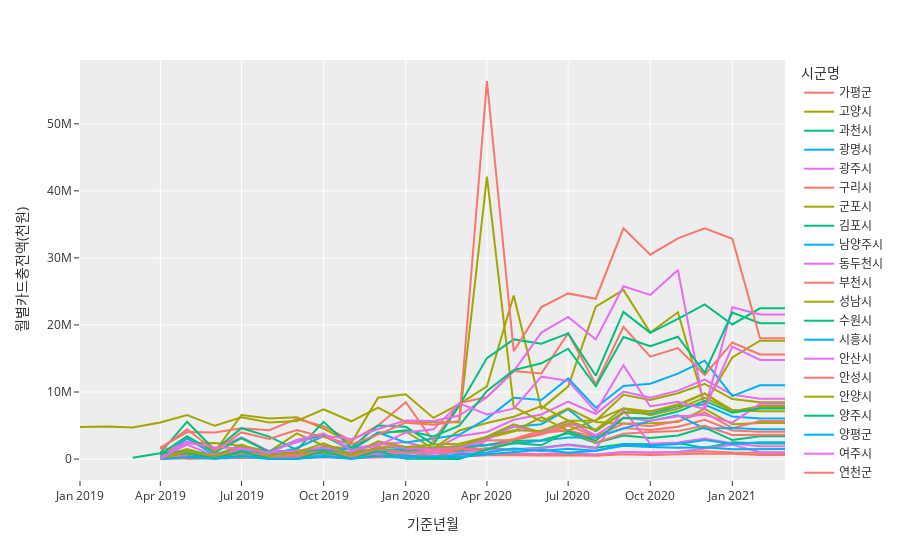

The cell this chart's notebook holds for it:
### Code cell
fig = px.line(data, x="기준년월", y="월별카드충전액(천원)", color='시군명')
fig.show()

### Figure 1 — Plotly figure (JSON) as saved in the notebook; plotly's stock layout.template omitted (floating-point values rounded to 4 significant figures)
{"data": [{"hovertemplate": "시군명=가평군<br>기준년월=%{x}<br>월별카드충전액(천원)=%{y}<extra></extra>", "legendgroup": "가평군", "line": {"color": "#F8766D", "dash": "solid"}, "mode": "lines", "name": "가평군", "orientation": "v", "showlegend": true, "type": "scatter", "x": ["2021-03", "2021-02", "2021-01", "2020-12", "2020-11", "2020-10", "2020-09", "2020-08", "2020-07", "2020-06", "2020-05", "2020-04", "2020-03", "2020-02", "2020-01", "2019-12", "2019-11", "2019-10", "2019-09", "2019-08", "2019-07", "2019-06", "2019-05", "2019-04", "2019-03", "2019-02", "2019-01"], "xaxis": "x", "y": [912711, 912711, 992759, 1177615, 1014259, 921618, 1052610, 597319, 676234, 616944, 713833, 639698, 389311, 180458, 288742, 247214, 139483, 257462, 233151, 100956, 207542, 84932, 109979, 8870, null, null, null], "yaxis": "y"}, {"hovertemplate": "시군명=고양시<br>기준년월=%{x}<br>월별카드충전액(천원)=%{y}<extra></extra>", "legendgroup": "고양시", "line": {"color": "#A3A500", "dash": "solid"}, "mode": "lines", "name": "고양시", "orientation": "v", "showlegend": true, "type": "scatter", "x": ["2021-03", "2021-02", "2021-01", "2020-12", "2020-11", "2020-10", "2020-09", "2020-08", "2020-07", "2020-06", "2020-05", "2020-04", "2020-03", "2020-02", "2020-01", "2019-12", "2019-11", "2019-10", "2019-09", "2019-08", "2019-07", "2019-06", "2019-05", "2019-04", "2019-03", "2019-02", "2019-01"], "xaxis": "x", "y": [17652128, 17652128, 15152425, 8159264, 21892388, 18871423, 25220665, 22718749, 10801299, 7521775, 24391234, 10835285, 8183828, 6134958, 9669657, 9138695, 2397604, 4542746, 6220822, 6035427, 6565309, 1094818, 3133495, 9255, null, null, null], "yaxis": "y"}, {"hovertemplate": "시군명=과천시<br>기준년월=%{x}<br>월별카드충전액(천원)=%{y}<extra></extra>", "legendgroup": "과천시", "line": {"color": "#00BF7D", "dash": "solid"}, "mode": "lines", "name": "과천시", "orientation": "v", "showlegend": true, "type": "scatter", "x": ["2021-03", "2021-02", "2021-01", "2020-12", "2020-11", "2020-10", "2020-09", "2020-08", "2020-07", "2020-06", "2020-05", "2020-04", "2020-03", "2020-02", "2020-01", "2019-12", "2019-11", "2019-10", "2019-09", "2019-08", "2019-07", "2019-06", "2019-05", "2019-04", "2019-03", "2019-02", "2019-01"], "xaxis": "x", "y": [2315752, 2315752, 2509252, 1651913, 2409712, 2224257, 2231788, 1696814, 2173031, 1676340, 1390776, 1617007, 1147878, 381205, 1107789, 492514, 304364, 786699, 866317, 242187, 361577, 163510, 738301, 25376, null, null, null], "yaxis": "y"}, {"hovertemplate": "시군명=광명시<br>기준년월=%{x}<br>월별카드충전액(천원)=%{y}<extra></extra>", "legendgroup": "광명시", "line": {"color": "#00B0F6", "dash": "solid"}, "mode": "lines", "name": "광명시", "orientation": "v", "showlegend": true, "type": "scatter", "x": ["2021-03", "2021-02", "2021-01", "2020-12", "2020-11", "2020-10", "2020-09", "2020-08", "2020-07", "2020-06", "2020-05", "2020-04", "2020-03", "2020-02", "2020-01", "2019-12", "2019-11", "2019-10", "2019-09", "2019-08", "2019-07", "2019-06", "2019-05", "2019-04", "2019-03", "2019-02", "2019-01"], "xaxis": "x", "y": [6043489, 6043489, 6346190, 8118857, 7880494, 6729996, 7013531, 4151462, 7448631, 5191954, 4820262, 3323583, 1816691, 1712842, 1460775, 1307969, 524585, 1349211, 497664, 628310, 1693869, 354583, 1010098, 502905, null, null, null], "yaxis": "y"}, {"hovertemplate": "시군명=광주시<br>기준년월=%{x}<br>월별카드충전액(천원)=%{y}<extra></extra>", "legendgroup": "광주시", "line": {"color": "#E76BF3", "dash": "solid"}, "mode": "lines", "name": "광주시", "orientation": "v", "showlegend": true, "type": "scatter", "x": ["2021-03", "2021-02", "2021-01", "2020-12", "2020-11", "2020-10", "2020-09", "2020-08", "2020-07", "2020-06", "2020-05", "2020-04", "2020-03", "2020-02", "2020-01", "2019-12", "2019-11", "2019-10", "2019-09", "2019-08", "2019-07", "2019-06", "2019-05", "2019-04", "2019-03", "2019-02", "2019-01"], "xaxis": "x", "y": [9002159, 9002159, 9606261, 11846680, 10205139, 9149383, 10053666, 6723209, 8568562, 6643099, 5864519, 4030085, 3417305, 1412908, 2554825, 2185166, 1568215, 1897470, 720675, 378842, 1067973, 388335, 1140948, 79277, null, null, null], "yaxis": "y"}, {"hovertemplate": "시군명=구리시<br>기준년월=%{x}<br>월별카드충전액(천원)=%{y}<extra></extra>", "legendgroup": "구리시", "line": {"color": "#F8766D", "dash": "solid"}, "mode": "lines", "name": "구리시", "orientation": "v", "showlegend": true, "type": "scatter", "x": ["2021-03", "2021-02", "2021-01", "2020-12", "2020-11", "2020-10", "2020-09", "2020-08", "2020-07", "2020-06", "2020-05", "2020-04", "2020-03", "2020-02", "2020-01", "2019-12", "2019-11", "2019-10", "2019-09", "2019-08", "2019-07", "2019-06", "2019-05", "2019-04", "2019-03", "2019-02", "2019-01"], "xaxis": "x", "y": [4062873, 4062873, 4255590, 5865095, 4824203, 4340830, 4636510, 3169232, 4307178, 4262372, 2985817, 2039056, 1573624, 779041, 958042, 1206967, 263086, 1106018, 591082, 195288, 801086, 509439, 693291, null, null, null, null], "yaxis": "y"}, {"hovertemplate": "시군명=군포시<br>기준년월=%{x}<br>월별카드충전액(천원)=%{y}<extra></extra>", "legendgroup": "군포시", "line": {"color": "#A3A500", "dash": "solid"}, "mode": "lines", "name": "군포시", "orientation": "v", "showlegend": true, "type": "scatter", "x": ["2021-03", "2021-02", "2021-01", "2020-12", "2020-11", "2020-10", "2020-09", "2020-08", "2020-07", "2020-06", "2020-05", "2020-04", "2020-03", "2020-02", "2020-01", "2019-12", "2019-11", "2019-10", "2019-09", "2019-08", "2019-07", "2019-06", "2019-05", "2019-04", "2019-03", "2019-02", "2019-01"], "xaxis": "x", "y": [8468384, 8468384, 8951603, 11206381, 9813402, 8822107, 9592961, 5704424, 5737778, 7907352, 6310698, 5374339, 4263997, 1510611, 4112492, 3962529, 1442764, 1987328, 3840776, 1112362, 1980499, 2379979, 2341957, 736934, null, null, null], "yaxis": "y"}, {"hovertemplate": "시군명=김포시<br>기준년월=%{x}<br>월별카드충전액(천원)=%{y}<extra></extra>", "legendgroup": "김포시", "line": {"color": "#00BF7D", "dash": "solid"}, "mode": "lines", "name": "김포시", "orientation": "v", "showlegend": true, "type": "scatter", "x": ["2021-03", "2021-02", "2021-01", "2020-12", "2020-11", "2020-10", "2020-09", "2020-08", "2020-07", "2020-06", "2020-05", "2020-04", "2020-03", "2020-02", "2020-01", "2019-12", "2019-11", "2019-10", "2019-09", "2019-08", "2019-07", "2019-06", "2019-05", "2019-04", "2019-03", "2019-02", "2019-01"], "xaxis": "x", "y": [null, null, null, null, null, null, null, null, null, null, null, null, null, null, null, null, null, null, null, null, null, null, null, null, null, null, null], "yaxis": "y"}, {"hovertemplate": "시군명=남양주시<br>기준년월=%{x}<br>월별카드충전액(천원)=%{y}<extra></extra>", "legendgroup": "남양주시", "line": {"color": "#00B0F6", "dash": "solid"}, "mode": "lines", "name": "남양주시", "orientation": "v", "showlegend": true, "type": "scatter", "x": ["2021-03", "2021-02", "2021-01", "2020-12", "2020-11", "2020-10", "2020-09", "2020-08", "2020-07", "2020-06", "2020-05", "2020-04", "2020-03", "2020-02", "2020-01", "2019-12", "2019-11", "2019-10", "2019-09", "2019-08", "2019-07", "2019-06", "2019-05", "2019-04", "2019-03", "2019-02", "2019-01"], "xaxis": "x", "y": [11003701, 11003701, 9384739, 14678545, 12737052, 11228473, 10885317, 7655048, 12018669, 8817257, 9153440, 6028294, 3607498, 3016233, 2468440, 3936730, 1571787, 3434683, 1644304, 645594, 2021227, 601904, 3084237, 188922, null, null, null], "yaxis": "y"}, {"hovertemplate": "시군명=동두천시<br>기준년월=%{x}<br>월별카드충전액(천원)=%{y}<extra></extra>", "legendgroup": "동두천시", "line": {"color": "#E76BF3", "dash": "solid"}, "mode": "lines", "name": "동두천시", "orientation": "v", "showlegend": true, "type": "scatter", "x": ["2021-03", "2021-02", "2021-01", "2020-12", "2020-11", "2020-10", "2020-09", "2020-08", "2020-07", "2020-06", "2020-05", "2020-04", "2020-03", "2020-02", "2020-01", "2019-12", "2019-11", "2019-10", "2019-09", "2019-08", "2019-07", "2019-06", "2019-05", "2019-04", "2019-03", "2019-02", "2019-01"], "xaxis": "x", "y": [1015736, 1015736, 2146587, 1600360, 1055921, 959612, 1045748, 677602, 951445, 752878, 844959, 631372, 378383, 336796, 495930, 461713, 224000, 438698, 250040, 102446, 344792, 113310, 383375, 264234, null, null, null], "yaxis": "y"}, {"hovertemplate": "시군명=부천시<br>기준년월=%{x}<br>월별카드충전액(천원)=%{y}<extra></extra>", "legendgroup": "부천시", "line": {"color": "#F8766D", "dash": "solid"}, "mode": "lines", "name": "부천시", "orientation": "v", "showlegend": true, "type": "scatter", "x": ["2021-03", "2021-02", "2021-01", "2020-12", "2020-11", "2020-10", "2020-09", "2020-08", "2020-07", "2020-06", "2020-05", "2020-04", "2020-03", "2020-02", "2020-01", "2019-12", "2019-11", "2019-10", "2019-09", "2019-08", "2019-07", "2019-06", "2019-05", "2019-04", "2019-03", "2019-02", "2019-01"], "xaxis": "x", "y": [15601117, 15601117, 17389108, 12533199, 16560102, 15281675, 19720378, 11113717, 18772814, 12756614, 13126259, 9257889, 8353762, 2653130, 8489107, 5009354, 2744022, 4895479, 5983853, 4297625, 4603626, 3963683, 4024162, 1714964, null, null, null], "yaxis": "y"}, {"hovertemplate": "시군명=성남시<br>기준년월=%{x}<br>월별카드충전액(천원)=%{y}<extra></extra>", "legendgroup": "성남시", "line": {"color": "#A3A500", "dash": "solid"}, "mode": "lines", "name": "성남시", "orientation": "v", "showlegend": true, "type": "scatter", "x": ["2021-03", "2021-02", "2021-01", "2020-12", "2020-11", "2020-10", "2020-09", "2020-08", "2020-07", "2020-06", "2020-05", "2020-04", "2020-03", "2020-02", "2020-01", "2019-12", "2019-11", "2019-10", "2019-09", "2019-08", "2019-07", "2019-06", "2019-05", "2019-04", "2019-03", "2019-02", "2019-01"], "xaxis": "x", "y": [5392820, 5392820, 5184080, 7484129, 5512400, 5340648, 5311670, 5528650, 7554823, 5619270, 7785730, 42113040, 5474630, 5483070, 5502150, 7684540, 5633310, 7422980, 5669277, 5447710, 6224430, 4957850, 6557190, 5464570, 4712220, 4861360, 4792280], "yaxis": "y"}, {"hovertemplate": "시군명=수원시<br>기준년월=%{x}<br>월별카드충전액(천원)=%{y}<extra></extra>", "legendgroup": "수원시", "line": {"color": "#00BF7D", "dash": "solid"}, "mode": "lines", "name": "수원시", "orientation": "v", "showlegend": true, "type": "scatter", "x": ["2021-03", "2021-02", "2021-01", "2020-12", "2020-11", "2020-10", "2020-09", "2020-08", "2020-07", "2020-06", "2020-05", "2020-04", "2020-03", "2020-02", "2020-01", "2019-12", "2019-11", "2019-10", "2019-09", "2019-08", "2019-07", "2019-06", "2019-05", "2019-04", "2019-03", "2019-02", "2019-01"], "xaxis": "x", "y": [22486684, 22486684, 20073612, 23074013, 20901335, 18829900, 21953819, 12432450, 18748065, 17209653, 17845709, 15060595, 7967046, 2178828, 4803386, 5005054, 1706971, 5550020, 1372844, 3339872, 4603370, 1344420, 5567256, 924101, null, null, null], "yaxis": "y"}, {"hovertemplate": "시군명=시흥시<br>기준년월=%{x}<br>월별카드충전액(천원)=%{y}<extra></extra>", "legendgroup": "시흥시", "line": {"color": "#00B0F6", "dash": "solid"}, "mode": "lines", "name": "시흥시", "orientation": "v", "showlegend": true, "type": "scatter", "x": ["2021-03", "2021-02", "2021-01", "2020-12", "2020-11", "2020-10", "2020-09", "2020-08", "2020-07", "2020-06", "2020-05", "2020-04", "2020-03", "2020-02", "2020-01", "2019-12", "2019-11", "2019-10", "2019-09", "2019-08", "2019-07", "2019-06", "2019-05", "2019-04", "2019-03", "2019-02", "2019-01"], "xaxis": "x", "y": [null, null, null, null, null, null, null, null, null, null, null, null, null, null, null, null, null, null, null, null, null, null, null, null, null, null, null], "yaxis": "y"}, {"hovertemplate": "시군명=안산시<br>기준년월=%{x}<br>월별카드충전액(천원)=%{y}<extra></extra>", "legendgroup": "안산시", "line": {"color": "#E76BF3", "dash": "solid"}, "mode": "lines", "name": "안산시", "orientation": "v", "showlegend": true, "type": "scatter", "x": ["2021-03", "2021-02", "2021-01", "2020-12", "2020-11", "2020-10", "2020-09", "2020-08", "2020-07", "2020-06", "2020-05", "2020-04", "2020-03", "2020-02", "2020-01", "2019-12", "2019-11", "2019-10", "2019-09", "2019-08", "2019-07", "2019-06", "2019-05", "2019-04", "2019-03", "2019-02", "2019-01"], "xaxis": "x", "y": [21556181, 21556181, 22651240, 7370592, 28198480, 24471608, 25777983, 17843945, 21188807, 18862867, 13076645, 9215535, 6497630, 5662230, 5766763, 4484943, 2978537, 3490030, 2494642, 1190963, 3227235, 1534064, 2613431, 583352, null, null, null], "yaxis": "y"}, {"hovertemplate": "시군명=안성시<br>기준년월=%{x}<br>월별카드충전액(천원)=%{y}<extra></extra>", "legendgroup": "안성시", "line": {"color": "#F8766D", "dash": "solid"}, "mode": "lines", "name": "안성시", "orientation": "v", "showlegend": true, "type": "scatter", "x": ["2021-03", "2021-02", "2021-01", "2020-12", "2020-11", "2020-10", "2020-09", "2020-08", "2020-07", "2020-06", "2020-05", "2020-04", "2020-03", "2020-02", "2020-01", "2019-12", "2019-11", "2019-10", "2019-09", "2019-08", "2019-07", "2019-06", "2019-05", "2019-04", "2019-03", "2019-02", "2019-01"], "xaxis": "x", "y": [5682171, 5682171, 4602215, 6977812, 5662632, 4887867, 5295759, 3370742, 4979607, 3646703, 2845198, 2776812, 734522, 1669644, 708225, 1560644, 971395, 1413092, 933084, 807575, 855696, 782853, 810440, 1804331, null, null, null], "yaxis": "y"}, {"hovertemplate": "시군명=안양시<br>기준년월=%{x}<br>월별카드충전액(천원)=%{y}<extra></extra>", "legendgroup": "안양시", "line": {"color": "#A3A500", "dash": "solid"}, "mode": "lines", "name": "안양시", "orientation": "v", "showlegend": true, "type": "scatter", "x": ["2021-03", "2021-02", "2021-01", "2020-12", "2020-11", "2020-10", "2020-09", "2020-08", "2020-07", "2020-06", "2020-05", "2020-04", "2020-03", "2020-02", "2020-01", "2019-12", "2019-11", "2019-10", "2019-09", "2019-08", "2019-07", "2019-06", "2019-05", "2019-04", "2019-03", "2019-02", "2019-01"], "xaxis": "x", "y": [7897018, 7897018, 7045307, 9778849, 8133476, 7079945, 7571997, 4399286, 5276632, 3966595, 5164938, 3377332, 1477750, 158693, 171461, 1808695, 199250, 1795750, 173000, 227500, 1845500, 308500, 1509000, 293500, null, null, null], "yaxis": "y"}, {"hovertemplate": "시군명=양주시<br>기준년월=%{x}<br>월별카드충전액(천원)=%{y}<extra></extra>", "legendgroup": "양주시", "line": {"color": "#00BF7D", "dash": "solid"}, "mode": "lines", "name": "양주시", "orientation": "v", "showlegend": true, "type": "scatter", "x": ["2021-03", "2021-02", "2021-01", "2020-12", "2020-11", "2020-10", "2020-09", "2020-08", "2020-07", "2020-06", "2020-05", "2020-04", "2020-03", "2020-02", "2020-01", "2019-12", "2019-11", "2019-10", "2019-09", "2019-08", "2019-07", "2019-06", "2019-05", "2019-04", "2019-03", "2019-02", "2019-01"], "xaxis": "x", "y": [3394909, 3394909, 2831340, 4690113, 3509422, 3155274, 3503381, 2397948, 3831679, 2810880, 2698361, 2079792, 1681244, 1629848, 1173914, 1531699, 952888, 1514663, 933524, 856207, 1312669, 695342, 1159251, 857718, 198393, null, null], "yaxis": "y"}, {"hovertemplate": "시군명=양평군<br>기준년월=%{x}<br>월별카드충전액(천원)=%{y}<extra></extra>", "legendgroup": "양평군", "line": {"color": "#00B0F6", "dash": "solid"}, "mode": "lines", "name": "양평군", "orientation": "v", "showlegend": true, "type": "scatter", "x": ["2021-03", "2021-02", "2021-01", "2020-12", "2020-11", "2020-10", "2020-09", "2020-08", "2020-07", "2020-06", "2020-05", "2020-04", "2020-03", "2020-02", "2020-01", "2019-12", "2019-11", "2019-10", "2019-09", "2019-08", "2019-07", "2019-06", "2019-05", "2019-04", "2019-03", "2019-02", "2019-01"], "xaxis": "x", "y": [4462006, 4462006, 4616132, 4525305, 6538877, 5697470, 4550837, 3215380, 3227473, 2709206, 2315457, 2164797, 1915783, 1609408, 1637036, 1013003, 1446367, 1518279, 1235291, 1164071, 1264227, 779032, 848719, 182459, null, null, null], "yaxis": "y"}, {"hovertemplate": "시군명=여주시<br>기준년월=%{x}<br>월별카드충전액(천원)=%{y}<extra></extra>", "legendgroup": "여주시", "line": {"color": "#E76BF3", "dash": "solid"}, "mode": "lines", "name": "여주시", "orientation": "v", "showlegend": true, "type": "scatter", "x": ["2021-03", "2021-02", "2021-01", "2020-12", "2020-11", "2020-10", "2020-09", "2020-08", "2020-07", "2020-06", "2020-05", "2020-04", "2020-03", "2020-02", "2020-01", "2019-12", "2019-11", "2019-10", "2019-09", "2019-08", "2019-07", "2019-06", "2019-05", "2019-04", "2019-03", "2019-02", "2019-01"], "xaxis": "x", "y": [1903007, 1903007, 2304987, 3067630, 2454130, 2293352, 7305423, 1600221, 2102508, 1615056, 1506648, 1385591, 978128, 874298, 905921, 775816, 459288, 527412, 273927, 236932, 470931, 204306, 352931, 232163, null, null, null], "yaxis": "y"}, {"hovertemplate": "시군명=연천군<br>기준년월=%{x}<br>월별카드충전액(천원)=%{y}<extra></extra>", "legendgroup": "연천군", "line": {"color": "#F8766D", "dash": "solid"}, "mode": "lines", "name": "연천군", "orientation": "v", "showlegend": true, "type": "scatter", "x": ["2021-03", "2021-02", "2021-01", "2020-12", "2020-11", "2020-10", "2020-09", "2020-08", "2020-07", "2020-06", "2020-05", "2020-04", "2020-03", "2020-02", "2020-01", "2019-12", "2019-11", "2019-10", "2019-09", "2019-08", "2019-07", "2019-06", "2019-05", "2019-04", "2019-03", "2019-02", "2019-01"], "xaxis": "x", "y": [597385, 597385, 787564, 835644, 716380, 612653, 701049, 488162, 583525, 525743, 583292, 566886, 420566, 378915, 550993, 588724, 318329, 416897, 395582, 346478, 363698, 285454, 36993, null, null, null, null], "yaxis": "y"}, {"hovertemplate": "시군명=오산시<br>기준년월=%{x}<br>월별카드충전액(천원)=%{y}<extra></extra>", "legendgroup": "오산시", "line": {"color": "#A3A500", "dash": "solid"}, "mode": "lines", "name": "오산시", "orientation": "v", "showlegend": true, "type": "scatter", "x": ["2021-03", "2021-02", "2021-01", "2020-12", "2020-11", "2020-10", "2020-09", "2020-08", "2020-07", "2020-06", "2020-05", "2020-04", "2020-03", "2020-02", "2020-01", "2019-12", "2019-11", "2019-10", "2019-09", "2019-08", "2019-07", "2019-06", "2019-05", "2019-04", "2019-03", "2019-02", "2019-01"], "xaxis": "x", "y": [7740070, 7740070, 7185350, 9152554, 7498464, 6527503, 7542900, 5805637, 4222140, 6245973, 4115448, 3117247, 1941929, 1608132, 1782982, 1744017, 577092, 976912, 1036998, 410670, 839823, 347162, 1142898, 305350, null, null, null], "yaxis": "y"}, {"hovertemplate": "시군명=용인시<br>기준년월=%{x}<br>월별카드충전액(천원)=%{y}<extra></extra>", "legendgroup": "용인시", "line": {"color": "#00BF7D", "dash": "solid"}, "mode": "lines", "name": "용인시", "orientation": "v", "showlegend": true, "type": "scatter", "x": ["2021-03", "2021-02", "2021-01", "2020-12", "2020-11", "2020-10", "2020-09", "2020-08", "2020-07", "2020-06", "2020-05", "2020-04", "2020-03", "2020-02", "2020-01", "2019-12", "2019-11", "2019-10", "2019-09", "2019-08", "2019-07", "2019-06", "2019-05", "2019-04", "2019-03", "2019-02", "2019-01"], "xaxis": "x", "y": [20271369, 20271369, 21857304, 12873555, 18248514, 16837933, 18206706, 10857851, 16461789, 14282076, 13264697, 10157656, 4982018, 3361100, 4286526, 3778756, 1341027, 3541329, 2851679, 1065818, 3105145, 983380, 3419623, 685295, null, null, null], "yaxis": "y"}, {"hovertemplate": "시군명=의왕시<br>기준년월=%{x}<br>월별카드충전액(천원)=%{y}<extra></extra>", "legendgroup": "의왕시", "line": {"color": "#00B0F6", "dash": "solid"}, "mode": "lines", "name": "의왕시", "orientation": "v", "showlegend": true, "type": "scatter", "x": ["2021-03", "2021-02", "2021-01", "2020-12", "2020-11", "2020-10", "2020-09", "2020-08", "2020-07", "2020-06", "2020-05", "2020-04", "2020-03", "2020-02", "2020-01", "2019-12", "2019-11", "2019-10", "2019-09", "2019-08", "2019-07", "2019-06", "2019-05", "2019-04", "2019-03", "2019-02", "2019-01"], "xaxis": "x", "y": [2491445, 2491445, 2233364, 2823495, 2232009, 2014705, 2166563, 1247783, 1553640, 1204776, 1573650, 985907, 691978, 223442, 545033, 487104, 54250, 483750, 30500, 60750, 482500, 86500, 439750, null, null, null, null], "yaxis": "y"}, {"hovertemplate": "시군명=의정부시<br>기준년월=%{x}<br>월별카드충전액(천원)=%{y}<extra></extra>", "legendgroup": "의정부시", "line": {"color": "#E76BF3", "dash": "solid"}, "mode": "lines", "name": "의정부시", "orientation": "v", "showlegend": true, "type": "scatter", "x": ["2021-03", "2021-02", "2021-01", "2020-12", "2020-11", "2020-10", "2020-09", "2020-08", "2020-07", "2020-06", "2020-05", "2020-04", "2020-03", "2020-02", "2020-01", "2019-12", "2019-11", "2019-10", "2019-09", "2019-08", "2019-07", "2019-06", "2019-05", "2019-04", "2019-03", "2019-02", "2019-01"], "xaxis": "x", "y": [8238511, 8238511, 5425432, 6586938, 6387875, 5722700, 6186426, 3544572, 5615538, 3906858, 4900168, 2879002, 1644140, 1451096, 1562611, 2341192, 995490, 1674171, 1258233, 990462, 1529851, 452275, 2144866, 196508, null, null, null], "yaxis": "y"}, {"hovertemplate": "시군명=이천시<br>기준년월=%{x}<br>월별카드충전액(천원)=%{y}<extra></extra>", "legendgroup": "이천시", "line": {"color": "#F8766D", "dash": "solid"}, "mode": "lines", "name": "이천시", "orientation": "v", "showlegend": true, "type": "scatter", "x": ["2021-03", "2021-02", "2021-01", "2020-12", "2020-11", "2020-10", "2020-09", "2020-08", "2020-07", "2020-06", "2020-05", "2020-04", "2020-03", "2020-02", "2020-01", "2019-12", "2019-11", "2019-10", "2019-09", "2019-08", "2019-07", "2019-06", "2019-05", "2019-04", "2019-03", "2019-02", "2019-01"], "xaxis": "x", "y": [3633652, 3633652, 3582587, 4954730, 4167666, 4039983, 3787120, 2456137, 4255006, 3900291, 2874798, 1505235, 1505731, 1197195, 975970, 1457571, 400362, 1173344, 539571, 549626, 1029111, 738015, 576704, 277167, null, null, null], "yaxis": "y"}, {"hovertemplate": "시군명=파주시<br>기준년월=%{x}<br>월별카드충전액(천원)=%{y}<extra></extra>", "legendgroup": "파주시", "line": {"color": "#A3A500", "dash": "solid"}, "mode": "lines", "name": "파주시", "orientation": "v", "showlegend": true, "type": "scatter", "x": ["2021-03", "2021-02", "2021-01", "2020-12", "2020-11", "2020-10", "2020-09", "2020-08", "2020-07", "2020-06", "2020-05", "2020-04", "2020-03", "2020-02", "2020-01", "2019-12", "2019-11", "2019-10", "2019-09", "2019-08", "2019-07", "2019-06", "2019-05", "2019-04", "2019-03", "2019-02", "2019-01"], "xaxis": "x", "y": [7111915, 7111915, 7299304, 9775350, 7968702, 7079183, 6867186, 4218698, 5750125, 4195053, 4291716, 3350660, 2285789, 2167057, 1797790, 2656670, 675609, 2352711, 986988, 600001, 2143997, 429033, 1167228, 6890, null, null, null], "yaxis": "y"}, {"hovertemplate": "시군명=평택시<br>기준년월=%{x}<br>월별카드충전액(천원)=%{y}<extra></extra>", "legendgroup": "평택시", "line": {"color": "#00BF7D", "dash": "solid"}, "mode": "lines", "name": "평택시", "orientation": "v", "showlegend": true, "type": "scatter", "x": ["2021-03", "2021-02", "2021-01", "2020-12", "2020-11", "2020-10", "2020-09", "2020-08", "2020-07", "2020-06", "2020-05", "2020-04", "2020-03", "2020-02", "2020-01", "2019-12", "2019-11", "2019-10", "2019-09", "2019-08", "2019-07", "2019-06", "2019-05", "2019-04", "2019-03", "2019-02", "2019-01"], "xaxis": "x", "y": [7538562, 7538562, 6897027, 8673424, 7080197, 6098216, 6133641, 2734758, 4149789, 2048620, 2389156, 1419517, 18000, 23760, 59712, 1193695, 45750, 1181750, 10250, 49500, 1115500, 111500, 820000, null, null, null, null], "yaxis": "y"}, {"hovertemplate": "시군명=포천시<br>기준년월=%{x}<br>월별카드충전액(천원)=%{y}<extra></extra>", "legendgroup": "포천시", "line": {"color": "#00B0F6", "dash": "solid"}, "mode": "lines", "name": "포천시", "orientation": "v", "showlegend": true, "type": "scatter", "x": ["2021-03", "2021-02", "2021-01", "2020-12", "2020-11", "2020-10", "2020-09", "2020-08", "2020-07", "2020-06", "2020-05", "2020-04", "2020-03", "2020-02", "2020-01", "2019-12", "2019-11", "2019-10", "2019-09", "2019-08", "2019-07", "2019-06", "2019-05", "2019-04", "2019-03", "2019-02", "2019-01"], "xaxis": "x", "y": [1493885, 1493885, 1471569, 1754615, 1684121, 1795602, 1980494, 1234382, 954505, 1371460, 1032405, 719502, 253516, 402926, 148661, 472949, 48250, 357000, 43250, 46250, 346750, 89250, 277750, 15000, null, null, null], "yaxis": "y"}, {"hovertemplate": "시군명=하남시<br>기준년월=%{x}<br>월별카드충전액(천원)=%{y}<extra></extra>", "legendgroup": "하남시", "line": {"color": "#E76BF3", "dash": "solid"}, "mode": "lines", "name": "하남시", "orientation": "v", "showlegend": true, "type": "scatter", "x": ["2021-03", "2021-02", "2021-01", "2020-12", "2020-11", "2020-10", "2020-09", "2020-08", "2020-07", "2020-06", "2020-05", "2020-04", "2020-03", "2020-02", "2020-01", "2019-12", "2019-11", "2019-10", "2019-09", "2019-08", "2019-07", "2019-06", "2019-05", "2019-04", "2019-03", "2019-02", "2019-01"], "xaxis": "x", "y": [14783500, 14783500, 16786656, 7453124, 8547934, 7841706, 13978351, 7072406, 11668179, 12286334, 7519662, 6654288, 8309745, 4428066, 3964313, 1969308, 1338598, 3819018, 2798078, 924288, 1621539, 1759139, 2415632, 13630, null, null, null], "yaxis": "y"}, {"hovertemplate": "시군명=화성시<br>기준년월=%{x}<br>월별카드충전액(천원)=%{y}<extra></extra>", "legendgroup": "화성시", "line": {"color": "#F8766D", "dash": "solid"}, "mode": "lines", "name": "화성시", "orientation": "v", "showlegend": true, "type": "scatter", "x": ["2021-03", "2021-02", "2021-01", "2020-12", "2020-11", "2020-10", "2020-09", "2020-08", "2020-07", "2020-06", "2020-05", "2020-04", "2020-03", "2020-02", "2020-01", "2019-12", "2019-11", "2019-10", "2019-09", "2019-08", "2019-07", "2019-06", "2019-05", "2019-04", "2019-03", "2019-02", "2019-01"], "xaxis": "x", "y": [18016255, 18016255, 32845088, 34410971, 32921849, 30489486, 34415969, 23911858, 24704398, 22661074, 16092276, 56389896, 5668442, 5105491, 5430627, 3634851, 2196869, 3227898, 4333736, 2986215, 3966870, 1224297, 4449088, 1476982, null, null, null], "yaxis": "y"}], "layout": {"legend": {"title": {"text": "시군명"}, "tracegroupgap": 0}, "margin": {"t": 60}, "xaxis": {"anchor": "y", "domain": [0, 1], "title": {"text": "기준년월"}}, "yaxis": {"anchor": "x", "domain": [0, 1], "title": {"text": "월별카드충전액(천원)"}}}}
